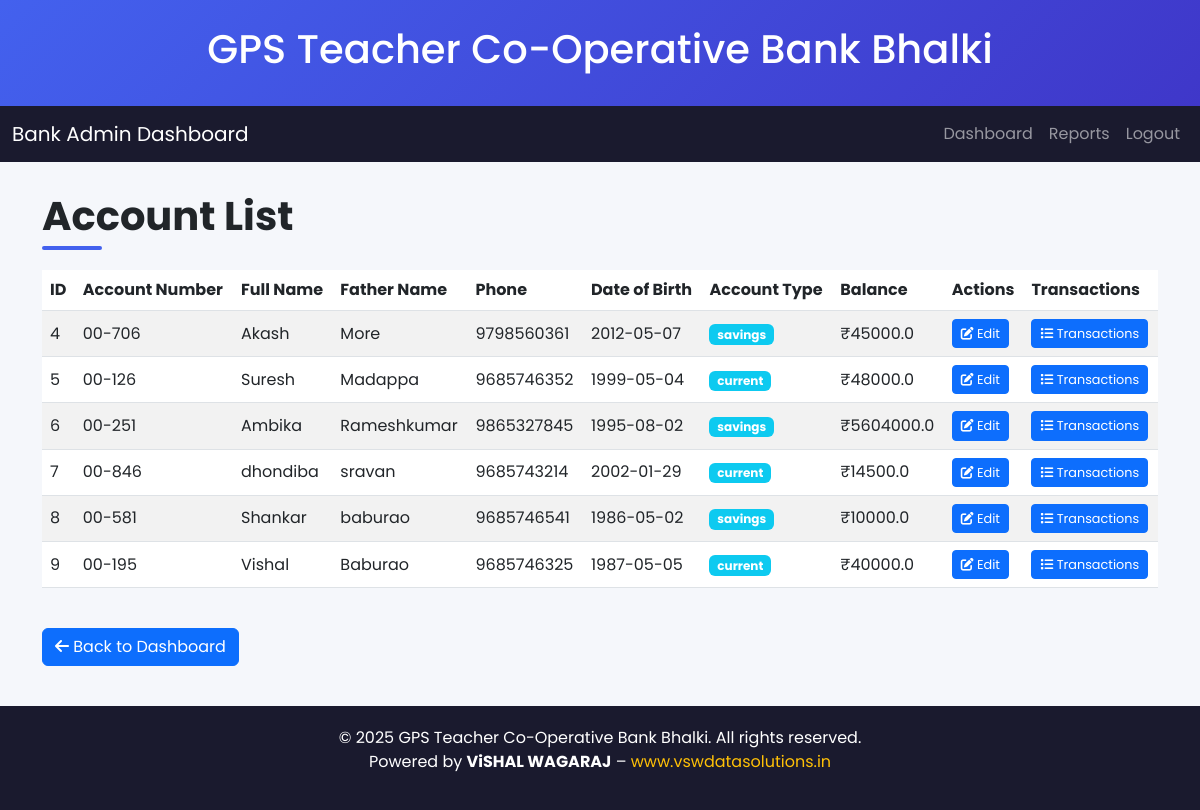
The app's page /account_list (signed in) with its own data.
### tables this page shows
CREATE TABLE accounts (
                    id INTEGER PRIMARY KEY AUTOINCREMENT,
                    account_number TEXT UNIQUE,
                    full_name TEXT NOT NULL,
                    father_name TEXT NOT NULL,
                    phone TEXT NOT NULL CHECK(length(phone) = 10),
                    dob TEXT NOT NULL CHECK(dob LIKE '____-__-__'),
                    address TEXT NOT NULL,
                    account_type TEXT NOT NULL,
                    balance REAL NOT NULL DEFAULT 0,
                    share_fee REAL NOT NULL DEFAULT 0,
                    admin_fee REAL NOT NULL DEFAULT 50,
                    total_shares REAL NOT NULL DEFAULT 100,
                    school_name TEXT NOT NULL,
                    status TEXT DEFAULT 'active',
                    timestamp DATETIME DEFAULT CURRENT_TIMESTAMP
                , file_charge_fee REAL DEFAULT 0);

### app.py (the view)
@app.route('/account_list')
@login_required
def account_list():
    conn = get_db_connection()
    accounts = conn.execute('SELECT * FROM accounts').fetchall()
    with get_db_connection() as conn:
        accounts = conn.execute('SELECT * FROM accounts').fetchall()
    return render_template('account_list.html', accounts=accounts)

### app.py (called while the page is built)
def get_db_connection():
    conn = sqlite3.connect('db/bank.db')
    conn.row_factory = sqlite3.Row
    return conn

@app.after_request
def add_no_cache_headers(response):
    response.headers["Cache-Control"] = "no-store, no-cache, must-revalidate, post-check=0, pre-check=0, max-age=0"
    response.headers["Pragma"] = "no-cache"
    response.headers["Expires"] = "-1"
    return response

### utils/auth_decorator.py (called while the page is built)
def login_required(f):
    @wraps(f)
    def decorated_function(*args, **kwargs):
        if "admin_id" not in session:
            flash("Please login to access this page.", "warning")
            return redirect(url_for("login"))
        response = make_response(f(*args, **kwargs))
        response.headers["Cache-Control"] = "no-store, no-cache, must-revalidate, max-age=0"
        response.headers["Pragma"] = "no-cache"
        response.headers["Expires"] = "0"
        return response
    return decorated_function

### templates/account_list.html (shortened to what this page needs)
<!DOCTYPE html>
<html lang="en">
<head>
    <link href="https://cdnjs.cloudflare.com/ajax/libs/bootstrap/5.3.0/css/bootstrap.min.css" rel="stylesheet">
    <link href="https://cdnjs.cloudflare.com/ajax/libs/font-awesome/6.4.0/css/all.min.css" rel="stylesheet">
</head>
<body>
<header class="header">
    <h1>GPS Teacher Co-Operative Bank Bhalki</h1>
</header>
<nav class="navbar navbar-expand-lg navbar-dark">
    <div class="container-fluid">
        <a class="navbar-brand" href="/">Bank Admin Dashboard</a>
        <div class="collapse navbar-collapse" id="navbarNav">
            <ul class="navbar-nav ms-auto">
                <li class="nav-item"><a class="nav-link" href="/admin_dashboard">Dashboard</a></li>
                <li class="nav-item"><a class="nav-link" href="/generate_report">Reports</a></li>
                <li class="nav-item"><a class="nav-link" href="/logout">Logout</a></li>
            </ul>
        </div>
    </div>
</nav>
<div class="container">
    <h1 class="page-title">Account List</h1>
    {% if accounts %}
    <div class="table-responsive">
        <table class="table table-striped table-hover align-middle">
            <thead>
                <tr>
                    <th>ID</th>
                    <th>Account Number</th>
                    <th>Full Name</th>
                    <th>Father Name</th>
                    <th>Phone</th>
                    <th>Date of Birth</th>
                    <th>Account Type</th>
                    <th>Balance</th>
                    <th>Actions</th>
                    <th>Transactions</th>
                </tr>
            </thead>
            <tbody>
                {% for account in accounts %}
                <tr>
                    <td>{{ account['id'] }}</td>
                    <td>{{ account['account_number'] }}</td>
                    <td>{{ account['full_name'] }}</td>
                    <td>{{ account['father_name'] }}</td>
                    <td>{{ account['phone'] }}</td>
                    <td>{{ account['dob'] }}</td>
                    <td>
                        <span class="badge bg-{{ 'primary' if account['account_type'] == 'Savings' else 'info' }}">
                            {{ account['account_type'] }}
                        </span>
                    </td>
                    <td>₹{{ account['balance'] }}</td>
                    <td>
                        <a href="{{ url_for('edit_account', account_id=account['id']) }}" class="btn btn-primary btn-sm">
                            <i class="fas fa-edit"></i> Edit
                        </a>
                    </td>
                    <td>
                        <a href="{{ url_for('account_statement', account_id=account['id']) }}" class="btn btn-primary btn-sm">
                            <i class="fas fa-list"></i> Transactions
                        </a>
                    </td>
                </tr>
                {% endfor %}
            </tbody>
        </table>
    </div>
    {% else %}
    <div class="no-accounts">
        <i class="fas fa-user-slash mb-3" style="font-size: 3rem;"></i>
        <h4>No accounts found</h4>
        <p class="text-muted">There are currently no accounts in the system.</p>
    </div>
    {% endif %}
    <a href="/admin_dashboard" class="btn btn-primary mt-4">
        <i class="fas fa-arrow-left"></i> Back to Dashboard
    </a>
</div>
<footer class="footer">
    <p>
        &copy; 2025 GPS Teacher Co-Operative Bank Bhalki. All rights reserved. <br>
        Powered by <strong>ViSHAL WAGARAJ</strong> –
        <a href="https://www.vswdatasolutions.in" target="_blank" style="color: #ffc107; text-decoration: none;">
            www.vswdatasolutions.in
        </a>
    </p>
</footer>
</body>
</html>

### templates/account_list.html (style rules this page uses)
:root { --primary: #4361ee; --secondary: #3f37c9; --dark: #1a1a2e; }
body { font-family: 'Poppins', sans-serif; background-color: #f5f7fb; }
.header { background: linear-gradient(135deg, var(--primary), var(--secondary)); color: white; padding: 25px 0; text-align: center; }
.navbar { background-color: var(--dark); }
.page-title { font-weight: 700; margin: 30px 0 20px; position: relative; padding-bottom: 10px; }
.page-title::after { content: ''; position: absolute; bottom: 0; left: 0; width: 60px; height: 4px; background-color: var(--primary); border-radius: 2px; }
.table thead { background: linear-gradient(135deg, var(--primary), var(--secondary)); color: white; }
.btn-sm { font-size: 0.8rem; }
.footer { background-color: var(--dark); color: white; text-align: center; padding: 20px 0; margin-top: 40px; }

### records on screen
accounts: id "4", account_number "00-706", full_name "Akash", father_name "More", phone "9798560361", dob "2012-05-07", account_type "savings", balance "45000.0"
accounts: id "5", account_number "00-126", full_name "Suresh", father_name "Madappa", phone "9685746352", dob "1999-05-04", account_type "current", balance "48000.0"
accounts: id "6", account_number "00-251", full_name "Ambika", father_name "Rameshkumar", phone "9865327845", dob "1995-08-02", account_type "savings", balance "5604000.0"
accounts: id "7", account_number "00-846", full_name "dhondiba", father_name "sravan", phone "9685743214", dob "2002-01-29", account_type "current", balance "14500.0"
accounts: id "8", account_number "00-581", full_name "Shankar", father_name "baburao", phone "9685746541", dob "1986-05-02", account_type "savings", balance "10000.0"
accounts: id "9", account_number "00-195", full_name "Vishal", father_name "Baburao", phone "9685746325", dob "1987-05-05", account_type "current", balance "40000.0"
